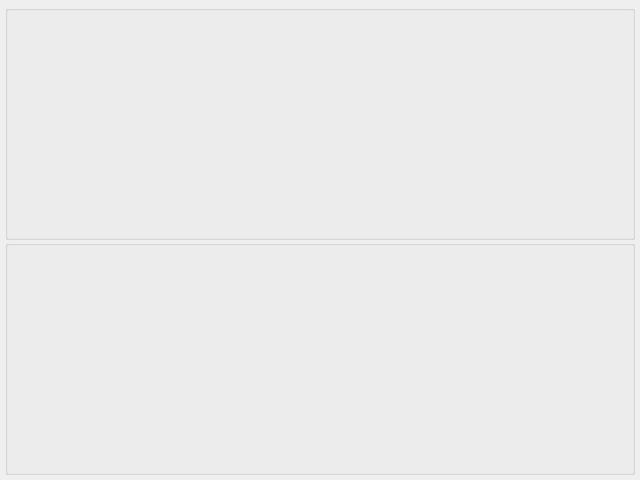
<?xml version="1.0" encoding="UTF-8"?>
<ui version="4.0">
 <class>ResultWindow</class>
 <widget class="QWidget" name="ResultWindow">
  <property name="geometry">
   <rect>
    <x>0</x>
    <y>0</y>
    <width>640</width>
    <height>480</height>
   </rect>
  </property>
  <property name="windowTitle">
   <string>Nymph Result</string>
  </property>
  <layout class="QVBoxLayout" name="verticalLayout">
   <property name="spacing">
    <number>0</number>
   </property>
   <property name="leftMargin">
    <number>5</number>
   </property>
   <property name="topMargin">
    <number>5</number>
   </property>
   <property name="rightMargin">
    <number>5</number>
   </property>
   <property name="bottomMargin">
    <number>5</number>
   </property>
   <item>
    <widget class="QGroupBox" name="styleGroup">
     <property name="title">
      <string/>
     </property>
     <layout class="QHBoxLayout" name="horizontalLayout">
      <property name="leftMargin">
       <number>0</number>
      </property>
      <property name="topMargin">
       <number>0</number>
      </property>
      <property name="rightMargin">
       <number>0</number>
      </property>
      <property name="bottomMargin">
       <number>0</number>
      </property>
      <item>
       <widget class="NymphViewer" name="styleViewer" native="true"/>
      </item>
     </layout>
    </widget>
   </item>
   <item>
    <widget class="QGroupBox" name="resultGroup">
     <property name="title">
      <string/>
     </property>
     <layout class="QHBoxLayout" name="horizontalLayout_2">
      <property name="leftMargin">
       <number>0</number>
      </property>
      <property name="topMargin">
       <number>0</number>
      </property>
      <property name="rightMargin">
       <number>0</number>
      </property>
      <property name="bottomMargin">
       <number>0</number>
      </property>
      <item>
       <widget class="NymphViewer" name="resultViewer" native="true"/>
      </item>
     </layout>
    </widget>
   </item>
  </layout>
 </widget>
 <customwidgets>
  <customwidget>
   <class>NymphViewer</class>
   <extends>QWidget</extends>
   <header>nymphviewer.h</header>
   <container>1</container>
  </customwidget>
 </customwidgets>
 <resources/>
 <connections/>
</ui>
